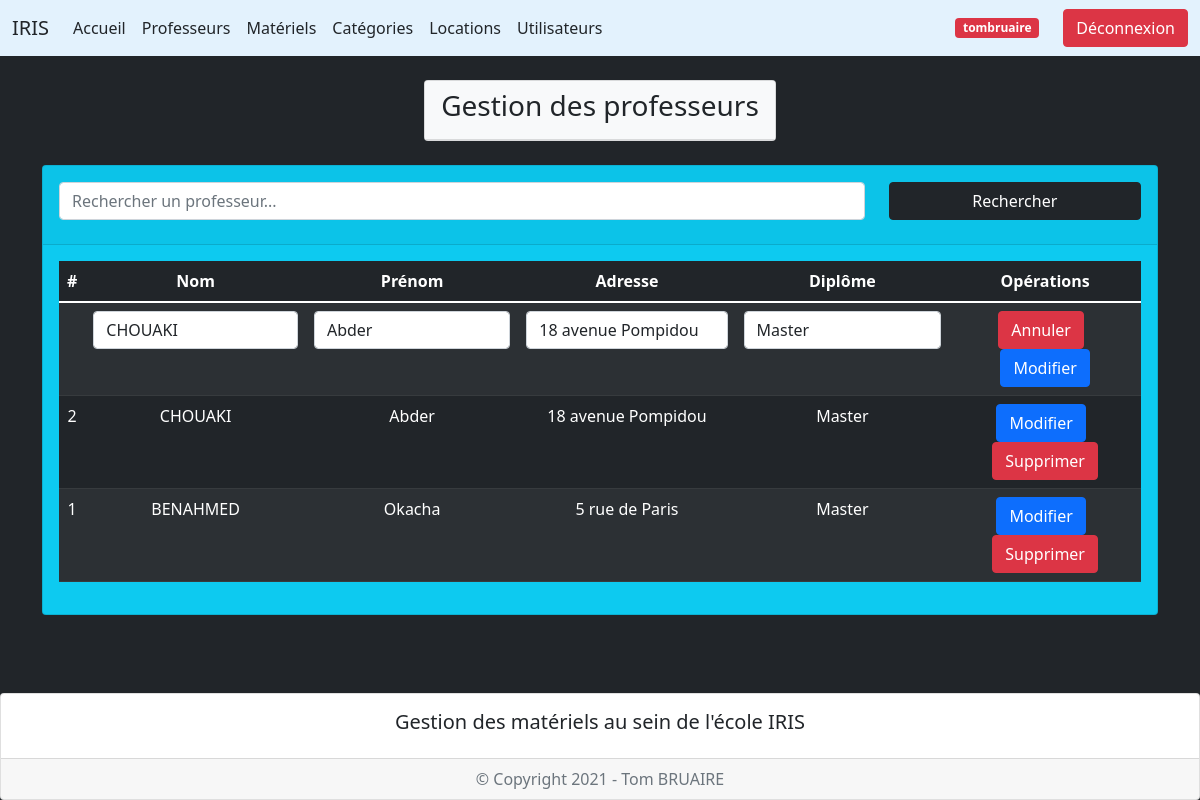
Screenshot of /index.php?page=1&action=edit&idprofesseur=2 (signed in) with the database file from the repository.
### tables this page shows
create table professeurs (
    idprofesseur int(3) not null auto_increment,
    nomprofesseur varchar(50),
    prenomprofesseur varchar(50),
    adresseprofesseur varchar(255),
    diplomeprofesseur varchar(50),
    primary key (idprofesseur)
);

### controleur/config_db.php (called while the page is built)
<?php
$server = "localhost";
$bdd = "iris";
$user = "root";
$mdp = "";
?>

### controleur/controleur.class.php (called while the page is built, shortened)
<?php
require_once("modele/modele.class.php");
class Controleur {
    private $unModele;
    public function __construct($server, $bdd, $user, $mdp) {
        $this->unModele = new Modele($server, $bdd, $user, $mdp);
    }
    public function setTable($uneTable) {
        $this->unModele->setTable($uneTable);
    }
    public function selectAll($chaine = "*", $orderby) {
        return $this->unModele->selectAll($chaine, $orderby);
    }
    public function selectWhere($chaine = "*", $where) {
        return $this->unModele->selectWhere($chaine, $where);
    }
}
?>

### vue/vue_professeurs.php (the view)
<div class="container mt-4 mb-5">
    <div class="row d-flex justify-content-center">
        <div class="col-auto">
            <div class="card bg-info">
                <div class="card-header">
                    <form method="post" action="" class="mt-2">
                        <div class="row mb-3">
                            <div class="col-9">
                                    <input type="search" name="mot" id="mot" placeholder="Rechercher un professeur..." class="form-control">
                            </div>
                            <div class="col-3">
                                <button type="submit" name="Rechercher" class="btn btn-dark w-100">Rechercher</button>
                            </div>
                        </div>
                    </form>
                </div>
                <div class="card-body">
                    <div class="table-responsive">
                        <table class="table table-dark table-striped text-center">
                            <thead>
                                <tr>
                                    <th scope="col">#</th>
                                    <th scope="col">Nom</th>
                                    <th scope="col">Prénom</th>
                                    <th scope="col">Adresse</th>
                                    <th scope="col">Diplôme</th>
                                    <?php if (isset($_SESSION['lvl']) && $_SESSION['lvl'] == 2) { ?>
                                    <th scope="col">Opérations</th>
                                    <?php } ?>
                                </tr>
                            </thead>
                            <tbody>
                                <?php if (isset($_SESSION['lvl']) && $_SESSION['lvl'] == 2) { ?>
                                    <form method="post" action="">
                                        <tr>
                                            <td></td>
                                            <td><input type="text" name="nomprofesseur" id="nom" class="form-control" value="<?= ($leProf != null ? $leProf['nomprofesseur'] : null); ?>"></td>
                                            <td><input type="text" name="prenomprofesseur" id="prenom" class="form-control" value="<?= ($leProf != null ? $leProf['prenomprofesseur'] : null); ?>"></td>
                                            <td><input type="text" name="adresseprofesseur" id="adresse" class="form-control" value="<?= ($leProf != null ? $leProf['adresseprofesseur'] : null); ?>"></td>
                                            <td><input type="text" name="diplomeprofesseur" id="diplome" class="form-control" value="<?= ($leProf != null ? $leProf['diplomeprofesseur'] : null); ?>"></td>
                                            <td>
                                                <?php if ($leProf != null) { ?>
                                                    <button type="submit" name="Annuler" class="btn btn-danger me-2">Annuler</button>
                                                <?php } ?>
                                                <button type="submit" <?= ($leProf != null ? 'name="subeditprofesseur"' : 'name="subaddprofesseur"'); ?> class="btn <?= ($leProf != null ? 'btn-primary' : 'btn-success w-100'); ?> "><?= ($leProf != null ? "Modifier" : "Ajouter"); ?></button>
                                            </td>
                                        </tr>
                                    </form>
                                <?php } ?>
                            <?php foreach ($lesProfs as $unProf) { ?>
                                <tr>
                                    <td><?= $unProf['idprofesseur']; ?></td>
                                    <td><?= $unProf['nomprofesseur']; ?></td>
                                    <td><?= $unProf['prenomprofesseur']; ?></td>
                                    <td><?= $unProf['adresseprofesseur']; ?></td>
                                    <td><?= $unProf['diplomeprofesseur']; ?></td>
                                    <?php if (isset($_SESSION['lvl']) && $_SESSION['lvl'] == 2) { ?>
                                    <td>
                                        <a href="index.php?page=1&action=edit&idprofesseur=<?= $unProf['idprofesseur']; ?>" class="btn btn-primary me-2">Modifier</a>
                                        <a href="index.php?page=1&action=sup&idprofesseur=<?= $unProf['idprofesseur']; ?>" onclick="return(confirm('Voulez-vous vraiment supprimer ce professeur ?'));" class="btn btn-danger">Supprimer</a>
                                    </td>
                                    <?php } ?>
                                </tr>
                            <?php } ?>
                            </tbody>
                        </table>
                    </div>
                </div>
            </div>
        </div>
    </div>
</div>

### rows the page displays
professeurs: nomprofesseur "CHOUAKI", prenomprofesseur "Abder", adresseprofesseur "18 avenue Pompidou", diplomeprofesseur "Master", idprofesseur "2"
professeurs: idprofesseur "1", nomprofesseur "BENAHMED", prenomprofesseur "Okacha", adresseprofesseur "5 rue de Paris", diplomeprofesseur "Master"

### other values shown
$_SESSION['pseudouser'] "tombruaire"
$text "Gestion des professeurs"
